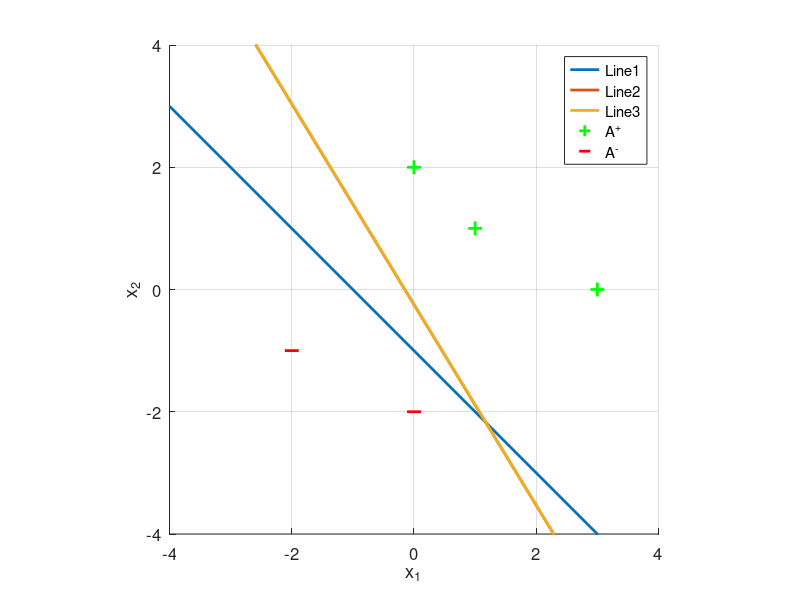

Recreate this plot in MATLAB.
clc
clear
close all

Aplus  = [1 1; 0 2; 3 0];
Aminus = [-2 -1; 0 -2];

X = [1 1 1
0 2 1
3 0 1
-2 -1 1
0 -2 1];

y = [1;1;1;-1;-1];

w2 = inv(X'*X)*X'*y;
w3 = [23.75;39;5.7917];

l_x1 = [-4 4];
l_x21 = -l_x1-1;
l_x22 = -(w2(2)*l_x1+w2(3))./w2(1);
l_x23 = -(w3(2)*l_x1+w3(3))./w3(1);

figure('Color','w');
hold on; grid on;
plot(l_x1, l_x21, 'LineWidth', 2, 'DisplayName', 'Line1');
plot(l_x1, l_x22, 'LineWidth', 2, 'DisplayName', 'Line2');
plot(l_x1, l_x23, 'LineWidth', 2, 'DisplayName', 'Line3');
plot(Aplus(:,1),  Aplus(:,2),  'g+', 'MarkerSize',10, 'LineWidth',2, 'DisplayName','A^+');
plot(Aminus(:,1), Aminus(:,2), 'r_', 'MarkerSize',10, 'LineWidth',2, 'DisplayName','A^-');
xlabel('x_1');
ylabel('x_2');
axis equal;
xlim([-4 4]);
ylim([-4 4]);
legend('Location','best');
set(gca,'FontSize',12);